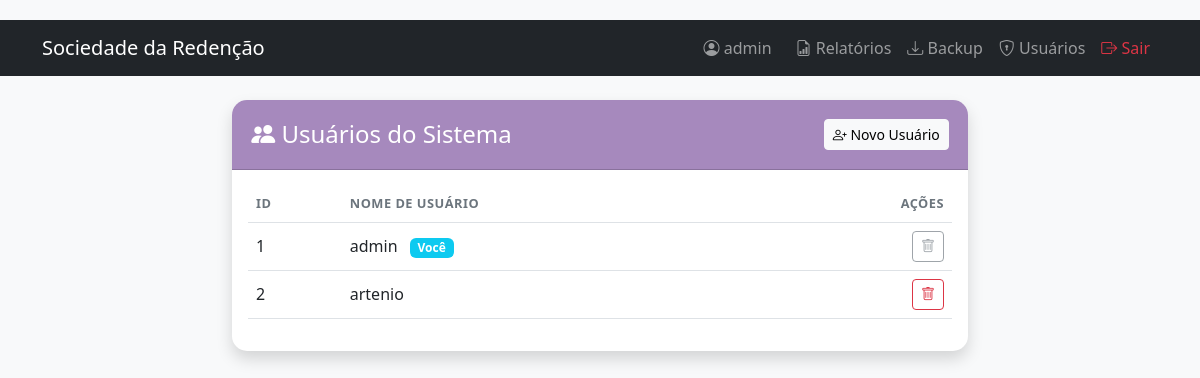
The app's page /usuarios (signed in) with its own data.
### models.py (models this page shows)
class Usuario(db.Model):
    id = db.Column(db.Integer, primary_key=True)
    username = db.Column(db.String(50), unique=True, nullable=False)
    password = db.Column(db.String(200), nullable=False)

### app.py (the view)
@app.route('/usuarios')
@login_required
def listar_usuarios():
    usuarios = Usuario.query.all()
    return render_template('usuarios.html', usuarios=usuarios)

### app.py (called while the page is built)
@app.teardown_appcontext
def shutdown_session(exception=None):
    db.session.remove()

def login_required(f):
    @wraps(f)
    def decorated_function(*args, **kwargs):
        if 'logged_in' not in session:
            return redirect(url_for('login'))
        return f(*args, **kwargs)
    return decorated_function

@app.context_processor
def utility_processor():
    def format_currency(value): return f"R$ {value:,.2f}".replace('.', ',') if value else "R$ 0,00"
    def format_date(value): return value.strftime('%d/%m/%Y') if value else ""
    def format_boolean(value): return "SIM" if value else "NÃO"
    return dict(format_currency=format_currency, format_date=format_date, format_boolean=format_boolean)

### templates/usuarios.html
{% extends "base.html" %}
{% block content %}
<div class="row justify-content-center">
    <div class="col-md-8">
        <div class="card shadow">
            <div class="card-header d-flex justify-content-between align-items-center">
                <h4 class="mb-0"><i class="bi bi-people-fill"></i> Usuários do Sistema</h4>
                <a href="{{ url_for('registrar_usuario') }}" class="btn btn-light btn-sm">
                    <i class="bi bi-person-plus"></i> Novo Usuário
                </a>
            </div>
            <div class="card-body">
                <div class="table-responsive">
                    <table class="table table-hover">
                        <thead>
                            <tr>
                                <th>ID</th>
                                <th>Nome de Usuário</th>
                                <th class="text-end">Ações</th>
                            </tr>
                        </thead>
                        <tbody>
                            {% for user in usuarios %}
                            <tr>
                                <td>{{ user.id }}</td>
                                <td>
                                    {{ user.username }}
                                    {% if user.id == session.user_id %}
                                        <span class="badge bg-info ms-2">Você</span>
                                    {% endif %}
                                </td>
                                <td class="text-end">
                                    {% if user.id != session.user_id %}
                                    <form action="{{ url_for('excluir_usuario', id=user.id) }}" method="POST"
                                          onsubmit="return confirm('Excluir este acesso? Ele perderá a entrada no sistema.');" class="d-inline">
                                        <button type="submit" class="btn btn-sm btn-outline-danger">
                                            <i class="bi bi-trash"></i>
                                        </button>
                                    </form>
                                    {% else %}
                                    <button class="btn btn-sm btn-outline-secondary" disabled title="Você não pode se excluir">
                                        <i class="bi bi-trash"></i>
                                    </button>
                                    {% endif %}
                                </td>
                            </tr>
                            {% endfor %}
                        </tbody>
                    </table>
                </div>
            </div>
        </div>
    </div>
</div>
{% endblock %}

### templates/base.html (shortened to what this page needs)
<!DOCTYPE html>
<html lang="pt-BR">
<head>
    <link href="https://cdn.jsdelivr.net/npm/bootstrap@5.3.0/dist/css/bootstrap.min.css" rel="stylesheet">
    <link rel="stylesheet" href="https://cdn.jsdelivr.net/npm/bootstrap-icons@1.10.0/font/bootstrap-icons.css">
    <link rel="stylesheet" href="{{ url_for('static', filename='css/style.css') }}">
</head>
<body>
    <nav class="navbar navbar-expand-lg navbar-dark bg-dark mb-4 no-print">
        <div class="container">
            <a class="navbar-brand" href="{{ url_for('index') }}">Sociedade da Redenção</a>
            {% if session.logged_in %}
            <div class="collapse navbar-collapse" id="navbarNav">
                <div class="navbar-nav ms-auto align-items-center">
                    <span class="navbar-text me-3">
                        <i class="bi bi-person-circle"></i> {{ session.username }}
                    </span>
                    <a class="nav-link" href="{{ url_for('relatorio') }}">
                        <i class="bi bi-file-earmark-bar-graph"></i> Relatórios
                    </a>
                    <a class="nav-link" href="{{ url_for('backup_db') }}" title="Baixar Cópia de Segurança do Banco de Dados">
                        <i class="bi bi-download"></i> Backup
                    </a>
                    <a class="nav-link" href="{{ url_for('listar_usuarios') }}">
                        <i class="bi bi-shield-lock"></i> Usuários
                    </a>
                    <a class="nav-link text-danger" href="{{ url_for('logout') }}">
                        <i class="bi bi-box-arrow-right"></i> Sair
                    </a>
                </div>
            </div>
            {% endif %}
        </div>
    </nav>
    <div class="container">
        {% block content %}{% endblock %}
    </div>
</body>
</html>

### static/css/style.css (style rules this page uses)
:root { --primary-color: #a689bd; --secondary-color: #2d2d2d; --success-color: #28a745; --info-color: #17a2b8; --warning-color: #ffc107; --danger-color: #dc3545; --light-color: #f8f9fa; --dark-color: #2d2d2d; }
body { background-color: #f8f9fa; font-family: 'Segoe UI', Tahoma, Geneva, Verdana, sans-serif; padding-top: 20px; }
.card { border: none; box-shadow: 0 0 25px rgba(0,0,0,0.06); border-radius: 15px; margin-bottom: 25px; }
.card-header { background-color: var(--primary-color); color: white; border-radius: 15px 15px 0 0 !important; padding: 1.2rem; font-weight: 600; }
.table { vertical-align: middle; }
.table thead th { border-top: none; text-transform: uppercase; font-size: 0.8rem; letter-spacing: 0.5px; color: #6c757d; }

### records on screen
Usuario: username "admin", id "1", shows "Você"
Usuario: id "2", username "artenio"
